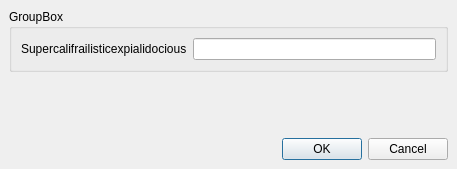
<ui version="4.0" >
 <comment>
   Copyright (c) 2006-2007, Johan Thelin
   
   All rights reserved.
   
   Redistribution and use in source and binary forms, with or without modification, 
   are permitted provided that the following conditions are met:
   
       * Redistributions of source code must retain the above copyright notice, 
         this list of conditions and the following disclaimer.
       * Redistributions in binary form must reproduce the above copyright notice,  
         this list of conditions and the following disclaimer in the documentation 
         and/or other materials provided with the distribution.
       * Neither the name of APress nor the names of its contributors 
         may be used to endorse or promote products derived from this software 
         without specific prior written permission.
   
   THIS SOFTWARE IS PROVIDED BY THE COPYRIGHT HOLDERS AND CONTRIBUTORS
   "AS IS" AND ANY EXPRESS OR IMPLIED WARRANTIES, INCLUDING, BUT NOT
   LIMITED TO, THE IMPLIED WARRANTIES OF MERCHANTABILITY AND FITNESS FOR
   A PARTICULAR PURPOSE ARE DISCLAIMED. IN NO EVENT SHALL THE COPYRIGHT OWNER OR
   CONTRIBUTORS BE LIABLE FOR ANY DIRECT, INDIRECT, INCIDENTAL, SPECIAL,
   EXEMPLARY, OR CONSEQUENTIAL DAMAGES (INCLUDING, BUT NOT LIMITED TO,
   PROCUREMENT OF SUBSTITUTE GOODS OR SERVICES; LOSS OF USE, DATA, OR
   PROFITS; OR BUSINESS INTERRUPTION) HOWEVER CAUSED AND ON ANY THEORY OF
   LIABILITY, WHETHER IN CONTRACT, STRICT LIABILITY, OR TORT (INCLUDING
   NEGLIGENCE OR OTHERWISE) ARISING IN ANY WAY OUT OF THE USE OF THIS
   SOFTWARE, EVEN IF ADVISED OF THE POSSIBILITY OF SUCH DAMAGE.
 </comment>
 <class>Dialog</class>
 <widget class="QDialog" name="Dialog" >
  <property name="geometry" >
   <rect>
    <x>0</x>
    <y>0</y>
    <width>457</width>
    <height>169</height>
   </rect>
  </property>
  <property name="windowTitle" >
   <string>Dialog</string>
  </property>
  <layout class="QVBoxLayout" >
   <property name="margin" >
    <number>9</number>
   </property>
   <property name="spacing" >
    <number>6</number>
   </property>
   <item>
    <widget class="QGroupBox" name="groupBox" >
     <property name="title" >
      <string>GroupBox</string>
     </property>
     <layout class="QHBoxLayout" >
      <property name="margin" >
       <number>9</number>
      </property>
      <property name="spacing" >
       <number>6</number>
      </property>
      <item>
       <widget class="QLabel" name="label" >
        <property name="text" >
         <string>Supercalifrailisticexpialidocious</string>
        </property>
       </widget>
      </item>
      <item>
       <widget class="QLineEdit" name="lineEdit" />
      </item>
     </layout>
    </widget>
   </item>
   <item>
    <spacer>
     <property name="orientation" >
      <enum>Qt::Vertical</enum>
     </property>
     <property name="sizeHint" >
      <size>
       <width>20</width>
       <height>40</height>
      </size>
     </property>
    </spacer>
   </item>
   <item>
    <widget class="QDialogButtonBox" name="buttonBox" >
     <property name="orientation" >
      <enum>Qt::Horizontal</enum>
     </property>
     <property name="standardButtons" >
      <set>QDialogButtonBox::Cancel|QDialogButtonBox::NoButton|QDialogButtonBox::Ok</set>
     </property>
    </widget>
   </item>
  </layout>
 </widget>
 <resources/>
 <connections>
  <connection>
   <sender>buttonBox</sender>
   <signal>accepted()</signal>
   <receiver>Dialog</receiver>
   <slot>accept()</slot>
   <hints>
    <hint type="sourcelabel" >
     <x>248</x>
     <y>254</y>
    </hint>
    <hint type="destinationlabel" >
     <x>157</x>
     <y>274</y>
    </hint>
   </hints>
  </connection>
  <connection>
   <sender>buttonBox</sender>
   <signal>rejected()</signal>
   <receiver>Dialog</receiver>
   <slot>reject()</slot>
   <hints>
    <hint type="sourcelabel" >
     <x>316</x>
     <y>260</y>
    </hint>
    <hint type="destinationlabel" >
     <x>286</x>
     <y>274</y>
    </hint>
   </hints>
  </connection>
 </connections>
</ui>
